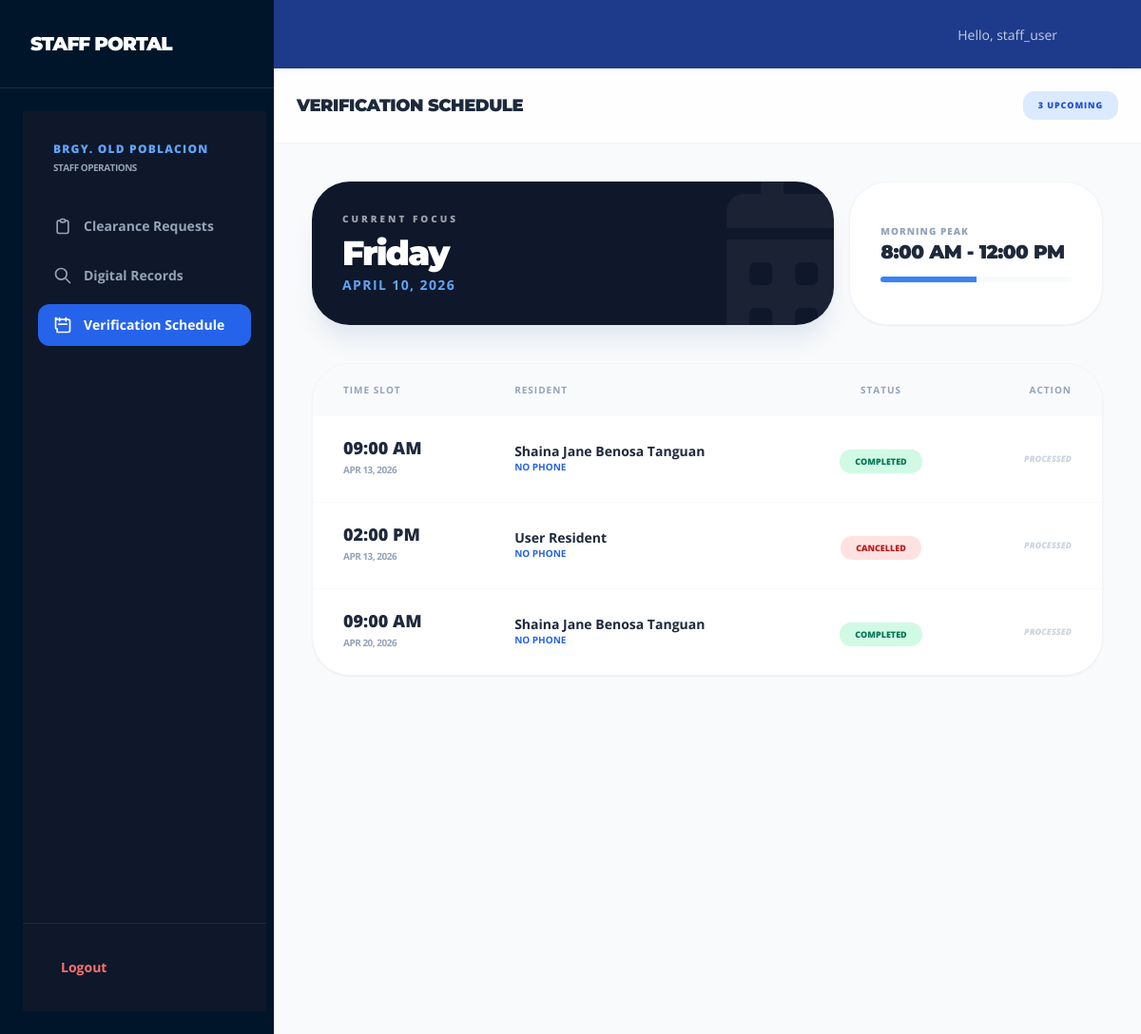
Screenshot of /staff/schedule.php (signed in) with the database file from the repository.
### tables this page shows
CREATE TABLE `appointments` (
  `id` int(11) NOT NULL,
  `resident_id` int(11) NOT NULL,
  `request_id` int(11) NOT NULL,
  `appointment_date` date NOT NULL,
  `appointment_time` time NOT NULL,
  `status` enum('Scheduled','Completed','Cancelled') DEFAULT 'Scheduled',
  `created_at` timestamp NOT NULL DEFAULT current_timestamp()
);

CREATE TABLE `residents` (
  `id` int(11) NOT NULL,
  `full_name` varchar(100) NOT NULL,
  `email` varchar(100) NOT NULL,
  `password` varchar(255) NOT NULL,
  `contact_no` varchar(20) DEFAULT NULL,
  `address` text DEFAULT NULL,
  `created_at` timestamp NOT NULL DEFAULT current_timestamp()
);

### staff/schedule.php (the view, shortened to what this page needs)
<?php
require_once('../includes/config.php');
include('../includes/header.php');
$query = "SELECT a.id AS app_id, a.appointment_date, a.appointment_time, a.status,
                 r.full_name, r.email, r.contact_no
          FROM appointments a
          JOIN residents r ON a.resident_id = r.id
          WHERE a.appointment_date >= CURDATE()
          ORDER BY a.appointment_date ASC, a.appointment_time ASC";
$schedule = $conn->query($query);
?>
<!DOCTYPE html>
<html lang="en">
<head>
    <script src="https://cdn.tailwindcss.com"></script>
    <link href="https://cdnjs.cloudflare.com/ajax/libs/font-awesome/6.0.0/css/all.min.css" rel="stylesheet">
</head>
<body class="bg-[#F8FAFC] antialiased text-slate-900" x-data="{ mobileMenu: false }">
    <aside class="hidden lg:flex flex-col w-72 bg-[#001529] h-screen fixed left-0 top-0 text-white z-50">
        <div class="p-8 border-b border-white/10">
            <h1 class="heading text-xl font-black tracking-tighter uppercase">STAFF PORTAL</h1>
        </div>
        <nav class="flex-1 p-6 space-y-2">
            <?php include('../includes/staff_sidebar.php'); ?>
        </nav>
    </aside>
            <?php include('../includes/staff_sidebar.php'); ?>
    <main class="lg:ml-72 min-h-screen flex flex-col pb-24 lg:pb-0">
        <header class="bg-white/80 backdrop-blur-md sticky top-0 z-40 border-b border-slate-100 p-4 md:p-6 flex justify-between items-center">
            <div>
                <h2 class="heading text-lg font-black text-slate-800 lg:block hidden tracking-tight uppercase">Verification Schedule</h2>
            </div>
            <div class="bg-blue-100 text-blue-700 px-4 py-2 rounded-xl text-[9px] font-black uppercase tracking-widest">
                <?php echo $schedule->num_rows; ?> Upcoming
            </div>
        </header>
        <div class="p-5 md:p-10 max-w-7xl mx-auto w-full">
            <section class="grid grid-cols-1 md:grid-cols-3 gap-4 mb-10">
                <div class="md:col-span-2 bg-slate-900 rounded-[2.5rem] p-8 text-white relative overflow-hidden shadow-xl shadow-slate-200">
                    <div class="relative z-10">
                        <p class="text-[10px] font-black uppercase tracking-[0.3em] opacity-60 mb-2">Current Focus</p>
                        <h2 class="heading text-4xl font-black tracking-tighter"><?php echo date('l'); ?></h2>
                        <p class="text-blue-400 font-bold text-sm uppercase tracking-widest mt-1"><?php echo date('F d, Y'); ?></p>
                    </div>
                    <i class="fas fa-calendar-alt absolute right-[-10%] bottom-[-20%] text-white opacity-5 text-[12rem]"></i>
                </div>
                <div class="bg-white rounded-[2.5rem] p-8 border border-slate-100 flex flex-col justify-center shadow-sm">
                    <span class="text-[10px] font-black uppercase text-slate-400 tracking-widest block mb-1">Morning Peak</span>
                    <p class="heading text-xl font-black text-slate-800 tracking-tight leading-none">8:00 AM - 12:00 PM</p>
                    <div class="mt-4 h-1.5 w-full bg-slate-50 rounded-full overflow-hidden">
                        <div class="h-full bg-blue-500 w-1/2"></div>
                    </div>
                </div>
            </section>
            <section class="bg-white rounded-[2.5rem] border border-slate-100 shadow-sm overflow-hidden">
                <div class="hidden md:block">
                    <table class="w-full text-left">
                        <thead class="bg-slate-50 text-[10px] font-black uppercase text-slate-400 tracking-widest">
                            <tr>
                                <th class="px-8 py-5">Time Slot</th>
                                <th class="px-8 py-5">Resident</th>
                                <th class="px-8 py-5 text-center">Status</th>
                                <th class="px-8 py-5 text-right">Action</th>
                            </tr>
                        </thead>
                        <tbody class="divide-y divide-slate-50">
                            <?php if($schedule->num_rows > 0): while($row = $schedule->fetch_assoc()): ?>
                            <tr class="hover:bg-slate-50 transition-colors">
                                <td class="px-8 py-6">
                                    <span class="block font-black text-slate-800 text-lg leading-none"><?php echo date('h:i A', strtotime($row['appointment_time'])); ?></span>
                                    <span class="text-[10px] font-bold text-slate-400 uppercase tracking-tighter"><?php echo date('M d, Y', strtotime($row['appointment_date'])); ?></span>
                                </td>
                                <td class="px-8 py-6">
                                    <p class="font-bold text-slate-800 text-sm leading-tight"><?php echo htmlspecialchars($row['full_name']); ?></p>
                                    <p class="text-[10px] text-blue-600 font-bold uppercase"><?php echo htmlspecialchars($row['contact_no']) ?: 'No Phone'; ?></p>
                                </td>
                                <td class="px-8 py-6 text-center">
                                    <?php
                                        $s = (!empty($row['status'])) ? $row['status'] : 'Pending';
                                        $color = ($s == 'Completed') ? 'bg-emerald-100 text-emerald-700' :
                                                 (($s == 'Cancelled') ? 'bg-red-100 text-red-700' : 'bg-amber-100 text-amber-700');
                                    ?>
                                    <span class="px-4 py-1.5 rounded-xl text-[9px] font-black uppercase <?php echo $color; ?>"><?php echo $s; ?></span>
                                </td>
                                <td class="px-8 py-6 text-right">
                                    <div class="flex justify-end gap-2">
                                        <?php if($row['status'] == 'Scheduled' || empty($row['status'])): ?>
                                            <a href="update_appointment.php?id=<?php echo $row['app_id']; ?>&status=Completed" class="bg-emerald-600 text-white px-4 py-2 rounded-xl text-[9px] font-black uppercase tracking-widest hover:bg-emerald-700">Complete</a>
                                            <a href="update_appointment.php?id=<?php echo $row['app_id']; ?>&status=Cancelled" class="bg-slate-100 text-slate-400 px-4 py-2 rounded-xl text-[9px] font-black uppercase tracking-widest hover:bg-red-50 hover:text-red-600">Cancel</a>
                                        <?php else: ?>
                                            <span class="text-slate-300 text-[9px] font-black uppercase italic">Processed</span>
                                        <?php endif; ?>
                                    </div>
                                </td>
                            </tr>
                            <?php endwhile; else: ?>
                                <tr><td colspan="4" class="p-20 text-center text-slate-400 italic font-medium">No appointments found.</td></tr>
                            <?php endif; ?>
                        </tbody>
                    </table>
                </div>
            </section>
        </div>
    </main>
</body>
</html>

### staff/schedule.php (style rules this page uses)
body { font-family: 'Open Sans', sans-serif; -webkit-tap-highlight-color: transparent; }
.heading { font-family: 'Montserrat', sans-serif; }

### rows the page displays
appointments: appointment_time "09:00 AM", appointment_date "APR 13, 2026", resident.full_name "Shaina Jane Benosa Tanguan", resident.contact_no "NO PHONE", status "COMPLETED", shows "PROCESSED"
appointments: appointment_time "02:00 PM", appointment_date "APR 13, 2026", resident.full_name "User Resident", resident.contact_no "NO PHONE", status "CANCELLED", shows "PROCESSED"
appointments: appointment_time "09:00 AM", appointment_date "APR 20, 2026", resident.full_name "Shaina Jane Benosa Tanguan", resident.contact_no "NO PHONE", status "COMPLETED", shows "PROCESSED"

### other values shown
$_SESSION['username'] "staff_user"
$schedule->num_rows "3"
